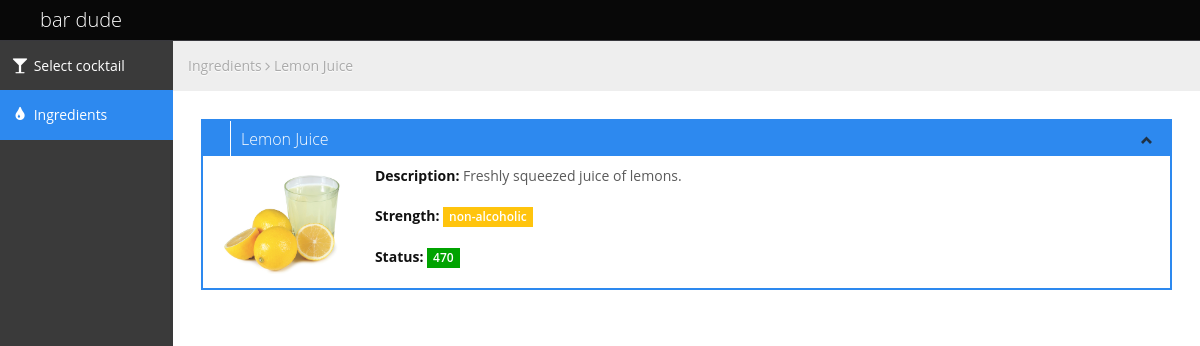
Page /ingredient/9/ on the committed database.
### cocktaildb/models.py (models this page shows)
class Ingredient(models.Model):
	name = models.CharField(max_length=30, null = False)
	position = models.IntegerField(null = False, unique = True)
	nonalcoholic = models.BooleanField(default = False, verbose_name = "non-alcoholic" )
	description = models.TextField(default = "")
	alc = models.IntegerField(default = 0, verbose_name="alcohol strength in Vol %")
	amount = models.IntegerField(default = 750)
	def __unicode__(self):
		return self.name

### cocktaildb/views.py (the view)
# urls.py: url(r'^ingredient/(?P<ingredient_id>[0-9]+)/', views.ingredient, name='ingredient'),
def ingredient(request, ingredient_id):
	try:
		ingredient = Ingredient.objects.get(pk=ingredient_id)
		context = RequestContext(request, {
	        'ingredient': ingredient,
	})
	except Ingredient.DoesNotExist:
		raise Http404("Ingredient does not exist")
	return render(request, 'cocktaildb/ingredient.html', context)

### cocktaildb/templates/cocktaildb/ingredient.html (shortened to what this page needs)
{% extends "cocktaildb/base.html" %}
{% load staticfiles %}
{% block main-menu %}
<div id="sidebar-left" class="span2">
    <div class="nav-collapse sidebar-nav">
        <ul class="nav nav-tabs nav-stacked main-menu">
			<li><a href="{% url 'cocktaildb:index'%}"><i class="icon-glass"></i><span class="hidden-tablet"> Select cocktail</span></a>
            </li>
            <li class="active"><a href="{% url 'cocktaildb:ingredients'%}"><i class="icon-tint"></i><span class="hidden-tablet"> Ingredients</span></a>
            </li>
        </ul>
    </div>
</div>
{% endblock %}
{% block content %}
<ul class="breadcrumb">
    <li><a href="{% url 'cocktaildb:ingredients'%}">Ingredients</a></li>
    <i class="icon-angle-right"></i>
    <li><a href="#">{{ingredient}}</a>
    </li>
</ul>
<div class="row-fluid">
    <div class="box blue span12">
        <div class="box-header">
            <h2>
					{{ ingredient.name }}
			</h2>
			<div class="box-icon">
                <a class="btn-minimize" href="#"><i class="halflings-icon chevron-up"></i></a>
            </div>
        </div>
        <div class="box-content">
            <div class="span2">
                <a href="#">
                    <img class="avatar" src="{% static 'cocktaildb/img/ingredients/' %}{{ingredient.id}}.jpg" alt="{{ ingredient }}">
                </a>
            </div>
            <div class="span10">
                <p>
                    <strong><font color="#111111">Description: </font></strong><font color="#5A5A5A">{{ ingredient.description }}</font>
                    <br>
                    <br>
                    <strong><font color="#111111">Strength:</font></strong> <span class="label label-warning"> {% if ingredient.nonalcoholic %}
                    non-alcoholic
                    {% else %}
                    {{ ingredient.alc }} Vol %
                    {% endif %}</span>
                    <br>
                    <br>
                    <strong><font color="#111111">Status:</font></strong> <span class="label label-success">{{ ingredient.amount }}</span>
                </p>
            </div>
            <div class="clearfix"></div>
        </div>
    </div>
</div>
{% endblock %}

### cocktaildb/static/cocktaildb/css/style.css (style rules this page uses)
.green, .green [class="box-header"], .green.box, .slider.green .ui-slider-range, .progress.green .ui-progressbar-value, .sliderVertical.green .ui-slider-range, .progressSlim.green .ui-progressbar-value, .label-success, .badge-success { background: #00A300 !important; border-color: #00A300 !important; color: #fff; }
.yellow, .yellow [class="box-header"], .yellow.box, .slider.yellow .ui-slider-range, .progress.yellow .ui-progressbar-value, .sliderVertical.yellow .ui-slider-range, .progressSlim.yellow .ui-progressbar-value, .label-warning, .badge-warning { background: #FFC40D !important; border-color: #FFC40D !important; color: #fff; }
.blue, .blue [class="box-header"], .blue.box, .slider.blue .ui-slider-range, .progress.blue .ui-progressbar-value, .sliderVertical.blue .ui-slider-range, .progressSlim.blue .ui-progressbar-value, .label-info, .badge-info { background: #2D89EF !important; border-color: #2D89EF !important; color: #fff; }
body { background: #F5F5F5; color: #333; border: none; font-family: 'Open Sans', sans-serif; font-weight: 400; }
a { color: #646464; }
h2 { font-size: 16px; line-height: 16px; }
#sidebar-left { background: #3A3A3A; }
.sidebar-nav > ul { margin: 0px; padding-bottom: 1px; font-size: 14px; }
.nav-tabs.nav-stacked > li > a, .nav-tabs.nav-stacked > li > ul > li > a { padding: 15px 10px 14px 10px; color: #fff; border-top: none; border-bottom: 1px solid #666; border-left: none; border-right: none; text-decoration: none; -webkit-border-radius: 0px; -moz-border-radius: 0px; border-radius: 0px; }
.nav-tabs.nav-stacked > li:last-child > a { border-bottom: 1px solid transparent; }
.nav-tabs.nav-stacked > li > a > i, .nav-tabs.nav-stacked > li > ul > li > a > i { opacity: 1; filter: alpha(opacity=100); -ms-filter:"progid:DXImageTransform.Microsoft.Alpha(Opacity=100)"; font-size: 16px; }
.nav-tabs.nav-stacked > li.active > a, .nav-tabs.nav-stacked > li > ul > li.active > a { background: #2D89EF; border-bottom: 1px solid #2D89EF; }
.nav-tabs.nav-stacked > li:first-child > a { margin: 0px 0px 0px 0px; -webkit-border-radius: 0px; -moz-border-radius: 0px; border-radius: 0px; }
.nav-tabs.nav-stacked > li:last-child > a { -webkit-border-radius: 0px; -moz-border-radius: 0px; border-radius: 0px; }
.breadcrumb { margin: -28px -28px 28px -28px; line-height: 34px; background: #eee; border: 0px; color: #aaa; -webkit-box-shadow: none; -moz-box-shadow: none; box-shadow: none; -webkit-border-radius: 0px; -moz-border-radius: 0px; border-radius: 0px; }
.breadcrumb a { color: #aaa; text-shadow: 0px 1px 1px #fff; }
.box { border: 2px solid #eee; background: #fff !important; margin-bottom: 28px; }
.box-header { height: 16px; font-size: 16px; line-height: 16px; padding: 10px; background: #eee; -webkit-box-shadow: none; -moz-box-shadow: none; box-shadow: none; overflow: hidden; }
.box-header h2 { float:left; margin-top: 0px; font-weight: 300; }
.box-header .box-icon { float:right; margin-top: 1px; }
.box-header .box-icon i { -webkit-transition: all 0.1s ease-in-out; -moz-transition: all 0.1s ease-in-out; -o-transition: all 0.1s ease-in-out; -ms-transition: all 0.1s ease-in-out; transition: all 0.1s ease-in-out; opacity: .8; filter: alpha(opacity=80); -ms-filter:"progid:DXImageTransform.Microsoft.Alpha(Opacity=80)"; }
.box-header .box-icon a { margin: 0px 5px; }
.box-content { position: relative; z-index: 50; margin-top: -1px; padding: 10px; background: #fff !important; }
.label, .badge { text-shadow: none; font-family: 'Open Sans', sans-serif; font-weight: 600; font-size: 12px; padding: 3px 6px; }
.label { -webkit-border-radius: 0px; -moz-border-radius: 0px; border-radius: 0px; }

### cocktaildb/static/cocktaildb/css/style-responsive.css (style rules this page uses)
@media (min-width: 1200px) { #sidebar-left { background: #3A3A3A; margin-left: 0px !important; position: absolute; height: 100%; } }
@media (min-width: 1200px) { .sidebar-nav > ul { margin: 0px; } }

### cocktaildb/static/cocktaildb/css/halflings.css (style rules this page uses)
html, html .halflings { -webkit-font-smoothing: antialiased !important; }
.halflings-icon { display: inline-block; width: 14px; height: 14px; line-height: 14px; vertical-align: text-top; background-image: url(../img/glyphicons_halflings.svg); background-position: 0 0; background-repeat: no-repeat; vertical-align: top; *display: inline; *zoom: 1; *margin-right: .3em; }
.halflings-icon.chevron-up { background-position: -288px -120px; }

### rows in the picture
Ingredient: name "Lemon Juice", description "Freshly squeezed juice of lemons.", amount "470"
